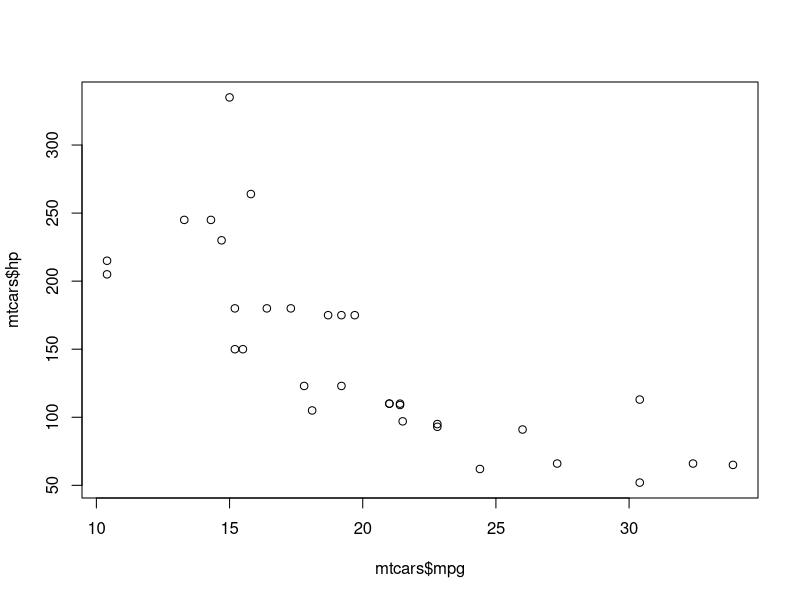
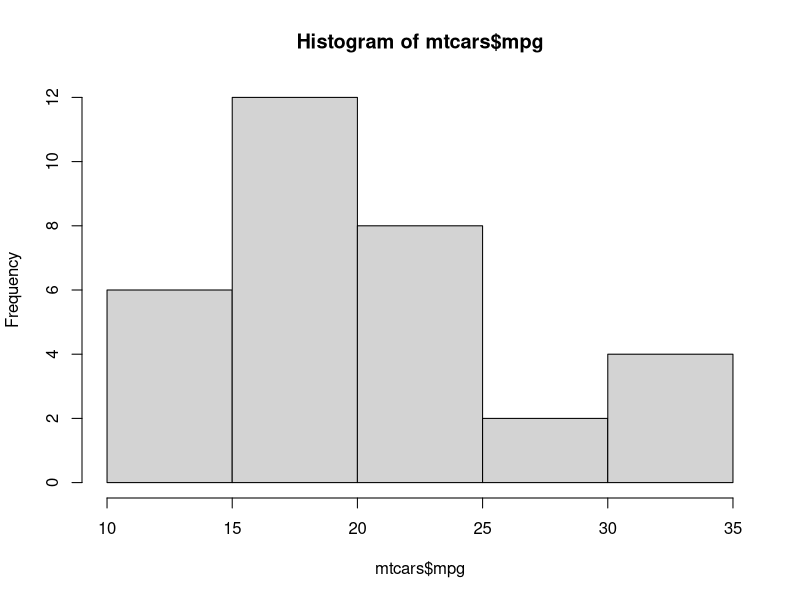
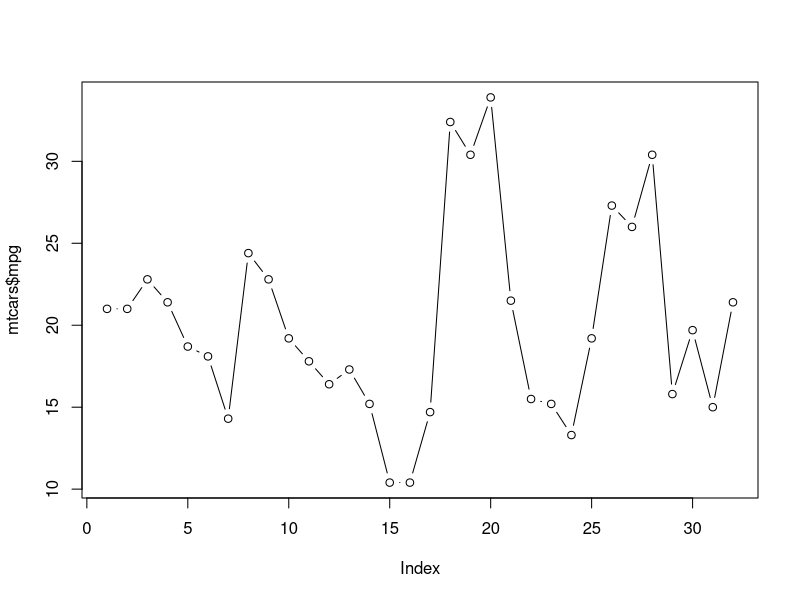
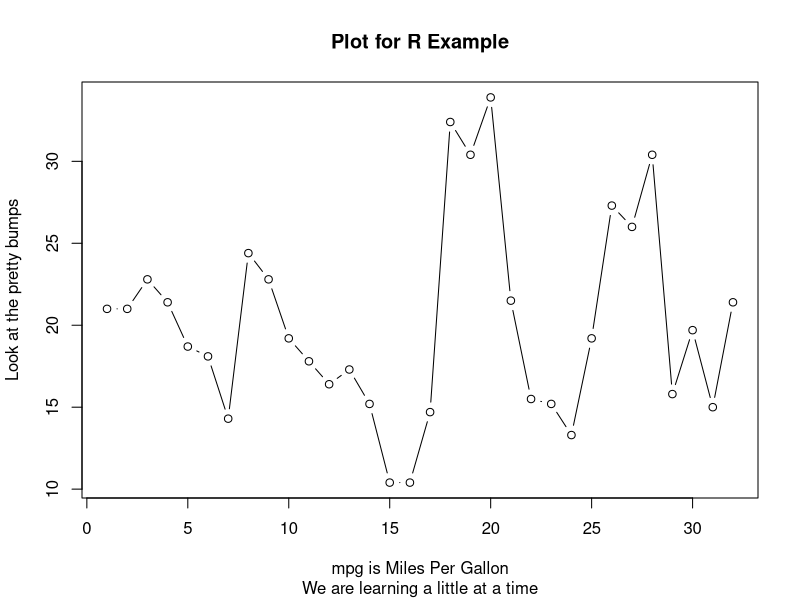
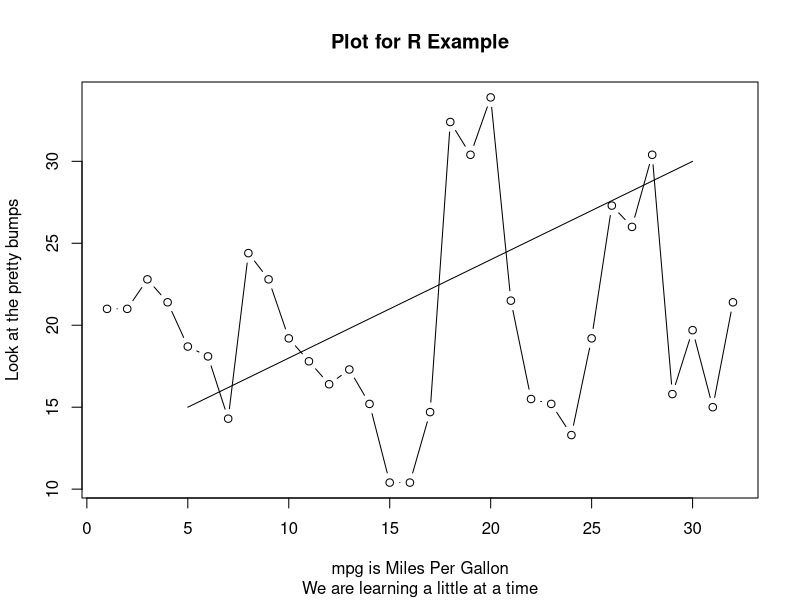
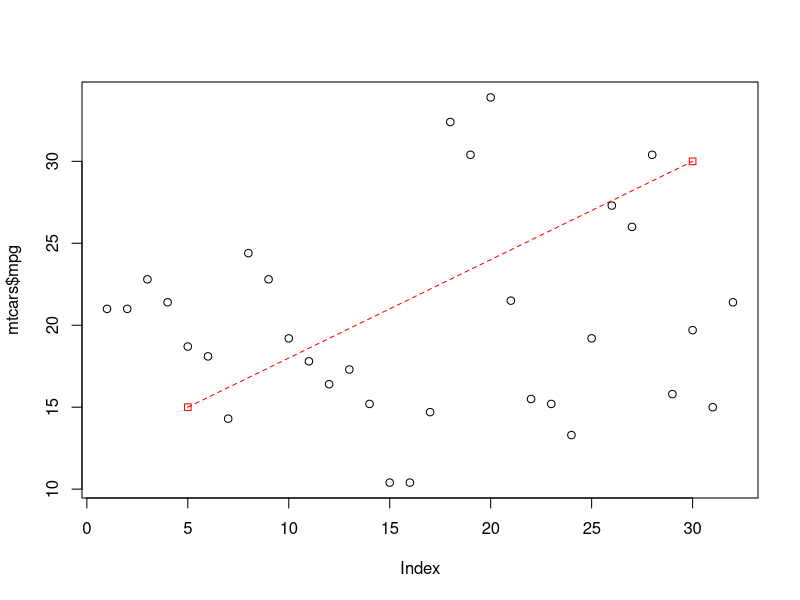
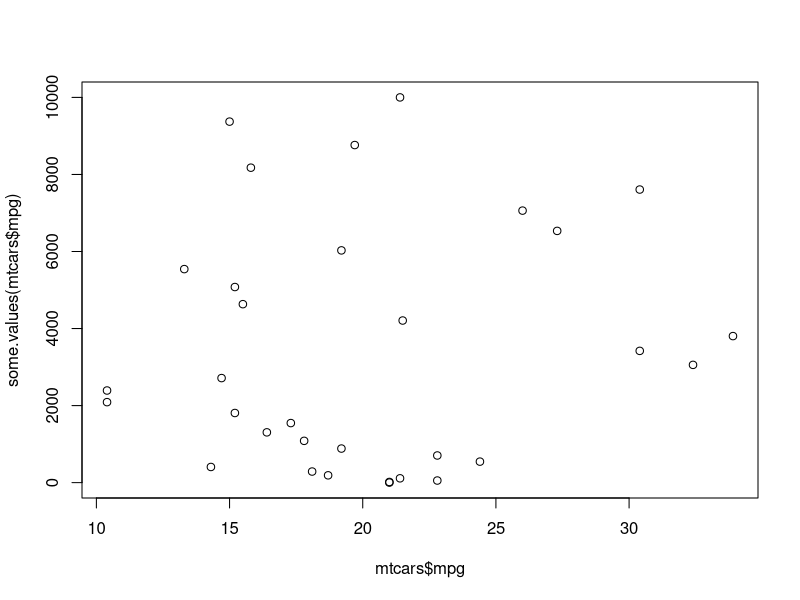
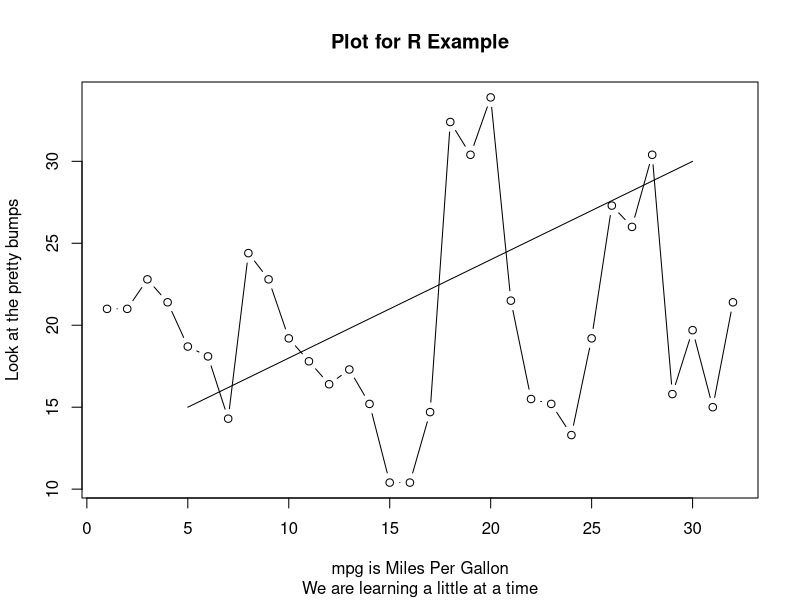

R code for these plots, in order:
# Copyright Mark Niemann-Ross, 2017
# Author: Mark Niemann-Ross. mark.niemannross@gmail.com
# LinkedIn: https://www.linkedin.com/in/markniemannross/
# Github: https://github.com/mnr
# More Learning: http://niemannross.com/link/mnratlil
# Description: Example file for plot

# documentation of plot()
?plot

data(mtcars)

# the simplest of all plots
plot(mtcars$mpg,mtcars$hp)
hist(mtcars$mpg)

# change the appearance of the plotted points
plot(mtcars$mpg,type = "b")

# setting the titles and labels
plot(mtcars$mpg,
     type = "b",
     main = "Plot for R Example",
     sub = "We are learning a little at a time",
     xlab="mpg is Miles Per Gallon",
     ylab="Look at the pretty bumps")

# adding another line to a plot
plot(mtcars$mpg,
     type = "b",
     main = "Plot for R Example",
     sub = "We are learning a little at a time",
     xlab="mpg is Miles Per Gallon",
     ylab="Look at the pretty bumps")
lines(c(5,30),c(15,30))
        
?lines # hint: this will tell you more about how to do lines

# another example of plot & line
plot(mtcars$mpg)
lines(c(5,30),c(15,30), type="o", pch=22, lty=2, col="red")

# You can also use functions as x and y arguments
some.values <- function(my.something) { 
  return(seq(from=1, to=100,length.out = length(my.something))^2)
  }
plot(mtcars$mpg,some.values(mtcars$mpg))

# clever trick - put a plot in a function
plotThis <- function(lineX,lineY) {plot(mtcars$mpg,
     type = "b",
     main = "Plot for R Example",
     sub = "We are learning a little at a time",
     xlab="mpg is Miles Per Gallon",
     ylab="Look at the pretty bumps")
lines(lineX,lineY)
}
plotThis(c(5,30),c(15,30))
plotThis(c(15,30),c(15,40))

# Other types of charts
boxplot(mtcars$mpg)
fivenum(mtcars$mpg) # the numbers used to create the boxplot

pie(table(mtcars$cyl))
pie(table(mtcars$cyl),labels=c("Economy","Average","Muscle"))

# ggplot2 is a very popular package from the tidyverse
# https://cran.r-project.org/web/packages/ggplot2/ggplot2.pdf

# related to ggplot2, look at qplot
